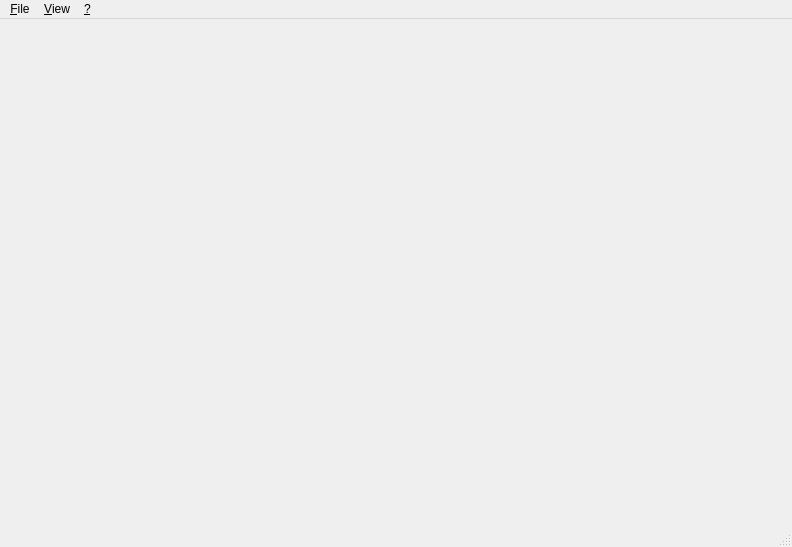
<?xml version="1.0" encoding="UTF-8"?>
<ui version="4.0">
 <class>MainWindow</class>
 <widget class="QMainWindow" name="MainWindow">
  <property name="geometry">
   <rect>
    <x>0</x>
    <y>0</y>
    <width>792</width>
    <height>547</height>
   </rect>
  </property>
  <property name="windowTitle">
   <string>MainWindow</string>
  </property>
  <widget class="QWidget" name="centralwidget">
   <layout class="QHBoxLayout" name="horizontalLayout">
    <item>
     <widget class="CartPoleWidget" name="cartPoleWidget" native="true"/>
    </item>
   </layout>
  </widget>
  <widget class="QMenuBar" name="menubar">
   <property name="geometry">
    <rect>
     <x>0</x>
     <y>0</y>
     <width>792</width>
     <height>22</height>
    </rect>
   </property>
   <widget class="QMenu" name="menuFile">
    <property name="title">
     <string>&amp;File</string>
    </property>
    <widget class="QMenu" name="menuRecent_files">
     <property name="title">
      <string>Recent files</string>
     </property>
     <addaction name="actionClearRecentFiles"/>
     <addaction name="separator"/>
    </widget>
    <addaction name="separator"/>
    <addaction name="actionOpen"/>
    <addaction name="menuRecent_files"/>
    <addaction name="actionSave"/>
    <addaction name="actionSave_as"/>
    <addaction name="separator"/>
    <addaction name="actionQuit"/>
   </widget>
   <widget class="QMenu" name="menu_View">
    <property name="title">
     <string>&amp;View</string>
    </property>
   </widget>
   <widget class="QMenu" name="menuHelp">
    <property name="title">
     <string>&amp;?</string>
    </property>
    <addaction name="actionAbout"/>
   </widget>
   <addaction name="menuFile"/>
   <addaction name="menu_View"/>
   <addaction name="menuHelp"/>
  </widget>
  <widget class="QStatusBar" name="statusbar"/>
  <action name="actionQuit">
   <property name="icon">
    <iconset resource="resources.qrc">
     <normaloff>:/icons/icons/quit.png</normaloff>:/icons/icons/quit.png</iconset>
   </property>
   <property name="text">
    <string>&amp;Quit</string>
   </property>
   <property name="shortcut">
    <string>Ctrl+Q</string>
   </property>
  </action>
  <action name="actionOpen">
   <property name="icon">
    <iconset resource="resources.qrc">
     <normaloff>:/icons/icons/open.png</normaloff>:/icons/icons/open.png</iconset>
   </property>
   <property name="text">
    <string>Open...</string>
   </property>
   <property name="shortcut">
    <string>Ctrl+O</string>
   </property>
  </action>
  <action name="actionSave">
   <property name="enabled">
    <bool>false</bool>
   </property>
   <property name="icon">
    <iconset resource="resources.qrc">
     <normaloff>:/icons/icons/save.png</normaloff>:/icons/icons/save.png</iconset>
   </property>
   <property name="text">
    <string>Save</string>
   </property>
   <property name="shortcut">
    <string>Ctrl+S</string>
   </property>
  </action>
  <action name="actionSave_as">
   <property name="text">
    <string>Save as...</string>
   </property>
  </action>
  <action name="actionAbout">
   <property name="icon">
    <iconset resource="resources.qrc">
     <normaloff>:/icons/icons/about.png</normaloff>:/icons/icons/about.png</iconset>
   </property>
   <property name="text">
    <string>&amp;About...</string>
   </property>
   <property name="shortcut">
    <string>F1</string>
   </property>
  </action>
  <action name="actionClearRecentFiles">
   <property name="icon">
    <iconset resource="resources.qrc">
     <normaloff>:/icons/icons/clear.png</normaloff>:/icons/icons/clear.png</iconset>
   </property>
   <property name="text">
    <string>Clear</string>
   </property>
  </action>
 </widget>
 <customwidgets>
  <customwidget>
   <class>CartPoleWidget</class>
   <extends>QWidget</extends>
   <header>src.widgets.cart_pole_widget</header>
   <container>1</container>
  </customwidget>
 </customwidgets>
 <resources>
  <include location="resources.qrc"/>
 </resources>
 <connections>
  <connection>
   <sender>actionQuit</sender>
   <signal>triggered()</signal>
   <receiver>MainWindow</receiver>
   <slot>close()</slot>
   <hints>
    <hint type="sourcelabel">
     <x>-1</x>
     <y>-1</y>
    </hint>
    <hint type="destinationlabel">
     <x>399</x>
     <y>299</y>
    </hint>
   </hints>
  </connection>
 </connections>
</ui>
